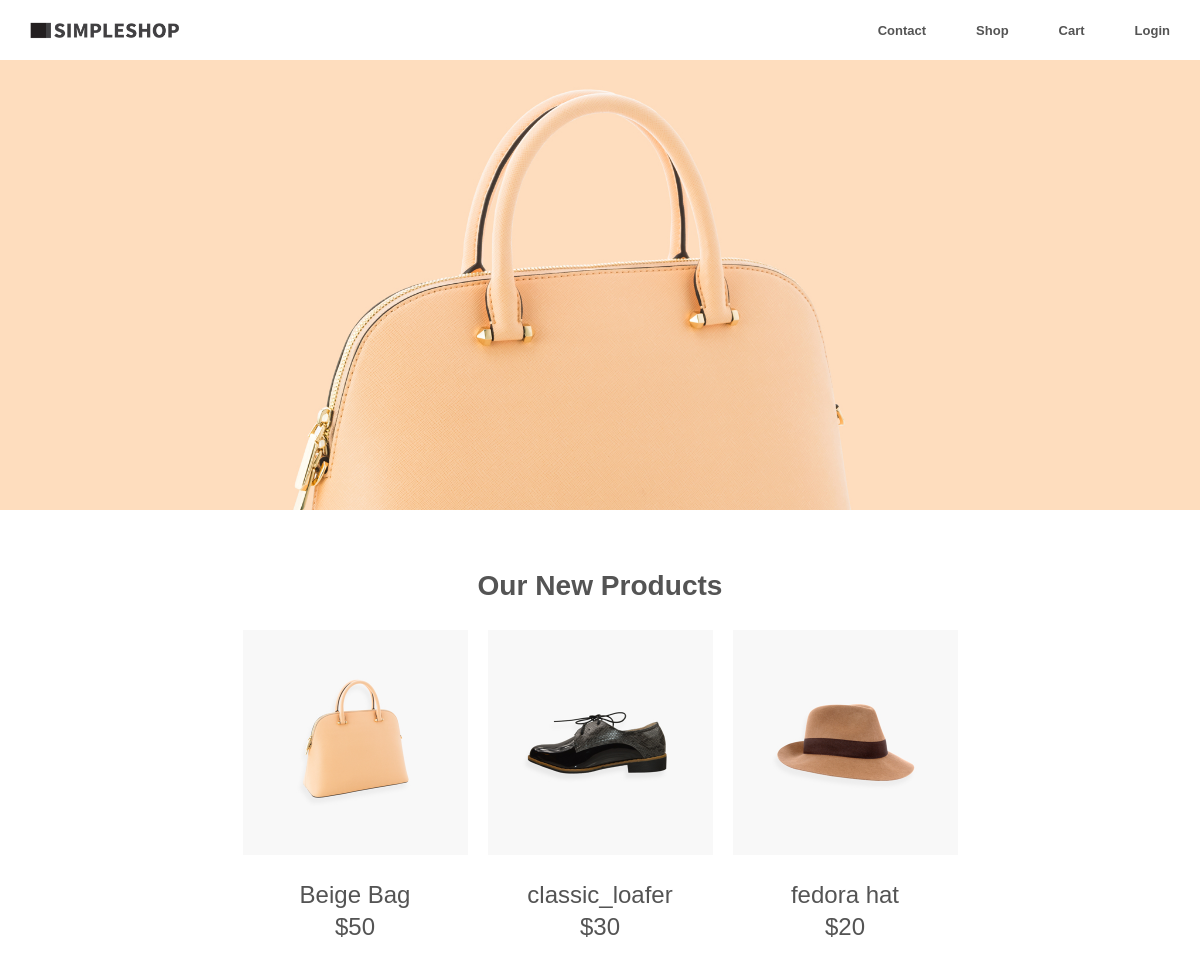
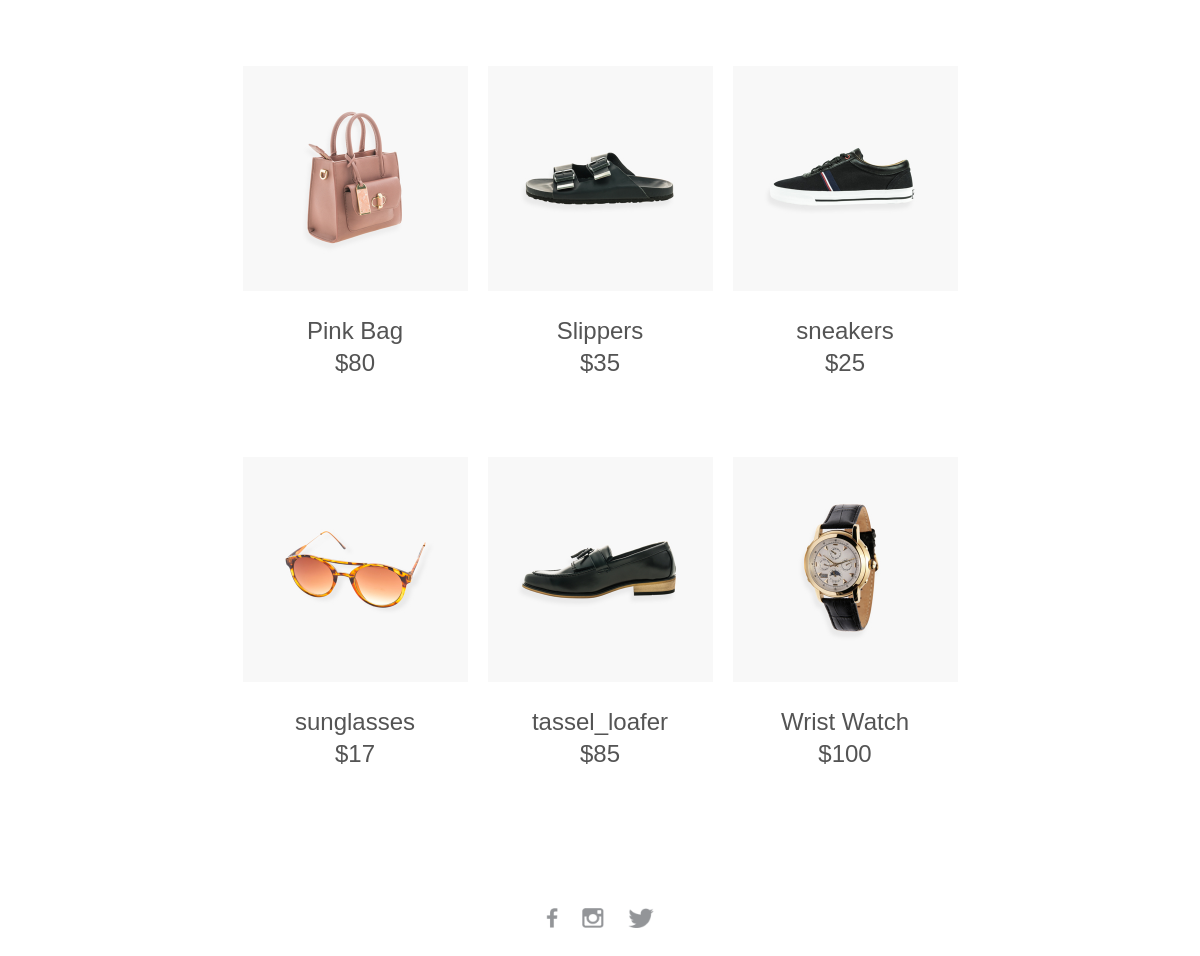
/goods/, run on the app's committed database (2 pictures, top to bottom).
### goods/models.py (models this page shows, shortened)
class Product(models.Model):
    name = models.CharField(max_length=80)
    price = models.IntegerField()
    img_path = models.CharField(max_length=255)

### goods/views.py (the view)
# urls.py: path('', views.index)
def index(request):
    goods = Product.objects.all()
    return render(request, 'goods/index.html', {'goods': goods})

### goods/templates/goods/index.html
{% extends './base.html' %}
{% load static %}
{% block product-list %}
  {% for each in goods %}
    <a class="product" href="#">
    <img src={%get_static_prefix%}{{each.img_path}} width="225px">
    <div class="product-name">{{each.name}}</div>
    <div class="product-price">${{each.price}}</div>
    </a>
  {% endfor %}
{% endblock product-list %}

### goods/templates/goods/base.html (shortened to what this page needs)
{% load static %}
<!DOCTYPE html>
<html>
  <head>
    <link href={% static 'goods/css/styles.css' %} rel="stylesheet" />
  </head>
  <body>
    <div class="navbar">
      <a href="#" id="logo">
        <img src={% static 'goods/images/logo.png' %} width="149px"/>
      </a>
      <ul id="menu">
        <li><a href="#">Contact</a></li>
        <li><a href="#">Shop</a></li>
        <li><a href="#">Cart</a></li>
        <li><a href="#">Login</a></li>
      </ul>
    </div>
    <div class="hero-header"></div>
    <div class="products">
      <h3>Our New Products</h3>
      <div class="product-list">
        {% block product-list %}
        {% endblock product-list %}
      </div>
    </div>
    <div class="footer">
      <a href="http://facebook.com">
        <img src="{% static 'goods/images/facebook.png' %}" height="20px">
      </a>
      <a href="http://instagram.com">
        <img src="{% static 'goods/images/instagram.png' %}" height="20px">
      </a>
      <a href="http://twitter.com">
        <img src="{% static 'goods/images/twitter.png' %}" height="20px">
      </a>
    </div>
  </body>
</html>

### goods/static/goods/css/styles.css (style rules this page uses)
* { box-sizing: border-box; }
body { margin: 0; min-width: 992px; font-family: "Helvetica"; }
.navbar { height: 60px; padding-left: 30px; padding-right: 30px; }
.navbar #logo { line-height: 60px; }
.navbar #logo img { vertical-align: middle ; }
.navbar #menu { float: right; list-style: none; padding: 0; margin: 0; }
.navbar #menu li { float: left; margin-left: 50px; line-height: 60px; }
.navbar #menu li a { color: #545454; font-size: 13px; text-decoration: none; font-weight: bold; }
.hero-header { height: 450px; background-image: url("../images/hero_header.jpg"); background-repeat: no-repeat; background-size: cover; background-position: center center; }
.products { font-size: 24px; color: #545454; margin-top: 60px; margin-bottom: 60px; text-align: center; }
.product-list { width: 735px; margin-left: auto; margin-right: auto; }
.product { width: 225px; text-align: center; display: block; color: #545454; text-decoration: none; float: left; margin-left: 10px; margin-right: 10px; margin-bottom: 80px; }
.product-name { margin-top: 20px; margin-bottom: 4px; }
.footer { text-align: center; margin-top: 40px; margin-bottom: 80px; }
.footer a { margin-left: 10px; margin-right: 10px; text-decoration: none; }

### data on the page
Product: img_path (picture), name "Beige Bag", price "50"
Product: img_path (picture), name "classic_loafer", price "30"
Product: img_path (picture), name "fedora hat", price "20"
Product: img_path (picture), name "Pink Bag", price "80"
Product: img_path (picture), name "Slippers", price "35"
Product: img_path (picture), name "sneakers", price "25"
Product: img_path (picture), name "sunglasses", price "17"
Product: img_path (picture), name "tassel_loafer", price "85"
Product: img_path (picture), name "Wrist Watch", price "100"
